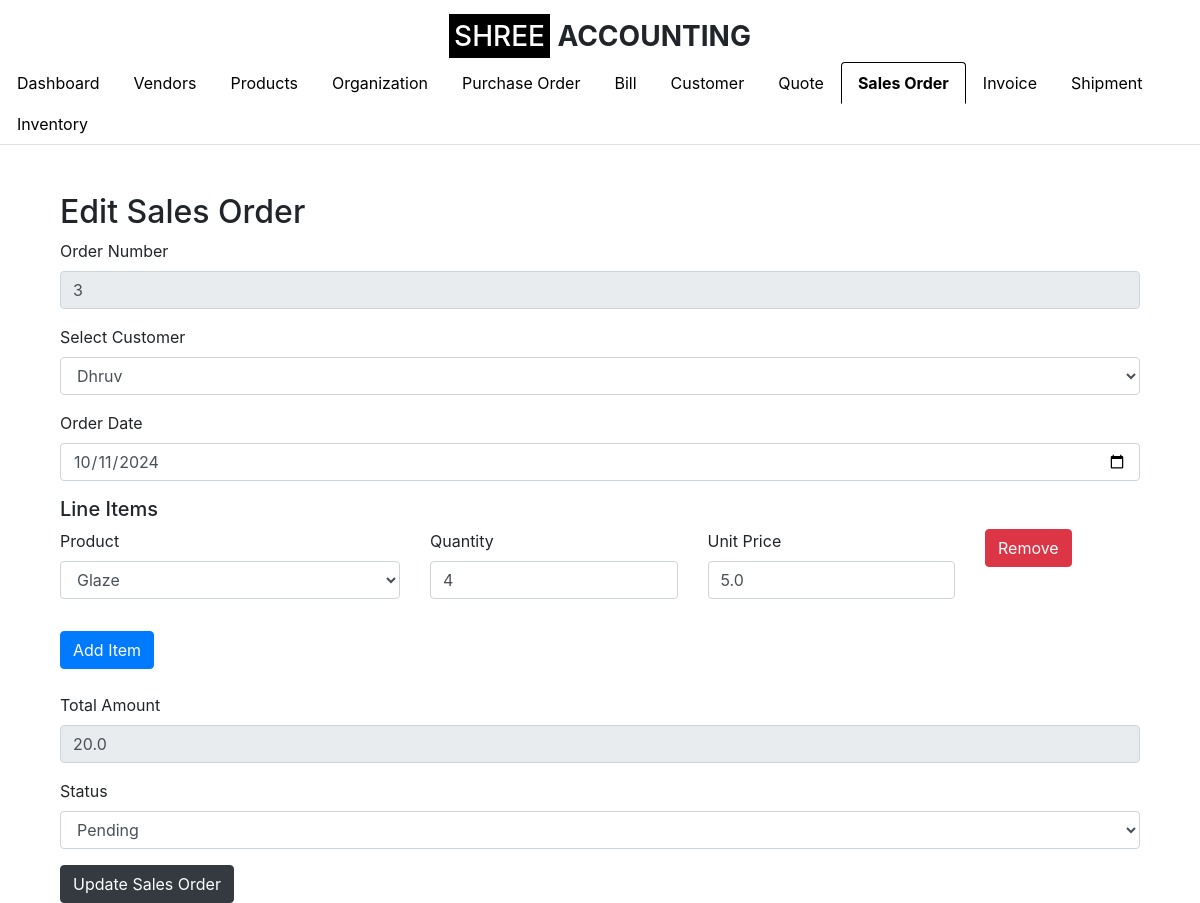
The page /edit_sales_order/3 (signed in) on the database its author committed.
### app.py (models this page shows, shortened)
class SalesOrder(db.Model):
    __tablename__ = 'sales_order'
    id = db.Column(db.Integer, primary_key=True)
    order_number = db.Column(db.String(50), nullable=False, unique=True)
    customer_id = db.Column(db.Integer, db.ForeignKey('customer.id'), nullable=False)
    order_date = db.Column(db.Date, nullable=False)
    total_amount = db.Column(db.Float, nullable=False)
    status = db.Column(db.String(50), nullable=False, default='Draft')
    organization_id = db.Column(db.Integer, db.ForeignKey('setup_organization.id'), nullable=False)
    quote_id = db.Column(db.Integer, db.ForeignKey('quote.id'), nullable=True)  # Nullable if not all Sales Orders are created from Quotes
    invoice_id = db.Column(db.Integer, db.ForeignKey('invoice.id'), nullable=True)  # Nullable if the Sales Order is not invoiced
    customer = db.relationship('Customer', backref=db.backref('sales_orders', lazy=True))
    organization = db.relationship('SetupOrganization', backref=db.backref('sales_orders', lazy=True))
    quote = db.relationship('Quote', backref=db.backref('sales_orders', lazy=True))  # Establish relationship with Quote
    line_items = db.relationship('SalesOrderLineItem', backref='order_ref', lazy=True, cascade="all, delete-orphan")
    invoice = db.relationship('Invoice', backref=db.backref('sales_orders', lazy=True))  # Establish relationship with Invoice

class Customer(db.Model):
    id = db.Column(db.Integer, primary_key=True)
    customer_name = db.Column(db.String(100), nullable=False)
    company_name = db.Column(db.String(100), nullable=False)
    email_id = db.Column(db.String(100), nullable=False)
    phone_number = db.Column(db.String(15), nullable=False)
    address = db.Column(db.String(255), nullable=False)
    gst_number = db.Column(db.String(15), nullable=True)  # GST Number is optional
    organization_id = db.Column(db.Integer, db.ForeignKey('organization.id'), nullable=False)
    organization = db.relationship('Organization', backref=db.backref('customers', lazy=True))

class SalesOrderLineItem(db.Model):
    __tablename__ = 'sales_order_line_item'
    id = db.Column(db.Integer, primary_key=True)
    sales_order_id = db.Column(db.Integer, db.ForeignKey('sales_order.id'), nullable=False)
    product_id = db.Column(db.Integer, db.ForeignKey('product.id'), nullable=False)  # Add product_id as FK
    quantity = db.Column(db.Integer, nullable=False)
    unit_price = db.Column(db.Float, nullable=False)
    product = db.relationship('Product', backref=db.backref('sales_order_line_items', lazy=True))
    sales_order = db.relationship('SalesOrder', backref=db.backref('sales_order_line_items', lazy=True))

class Product(db.Model):
    id = db.Column(db.Integer, primary_key=True)
    product_name = db.Column(db.String(100), nullable=False)
    description = db.Column(db.String(255), nullable=True)
    product_code = db.Column(db.String(50), nullable=False, unique=True)
    sku = db.Column(db.String(50), nullable=True)  # Include SKU
    unit = db.Column(db.String(20), nullable=False)
    category = db.Column(db.String(50), nullable=False)  # e.g., Consumable, Trading, etc.
    product_type = db.Column(db.String(50), nullable=False)  # e.g., Finished Product, Service, Raw Material
    brand = db.Column(db.String(50), nullable=True)
    unit_price = db.Column(db.Float, nullable=False)
    cost_price = db.Column(db.Float, nullable=True)
    quantity_in_stock = db.Column(db.Integer, nullable=False, default=0)
    reorder_level = db.Column(db.Integer, nullable=True, default=10)
    gst_rate = db.Column(db.Float, nullable=True)
    hsn_code = db.Column(db.String(20), nullable=True)
    supplier = db.Column(db.String(100), nullable=True)
    status = db.Column(db.String(20), nullable=False, default='Active')
    created_at = db.Column(db.DateTime, default=datetime.utcnow)
    updated_at = db.Column(db.DateTime, default=datetime.utcnow, onupdate=datetime.utcnow)
    organization_id = db.Column(db.Integer, db.ForeignKey('setup_organization.id'), nullable=False)
    organization = db.relationship('SetupOrganization', backref=db.backref('products', lazy=True))

### app.py (the view)
    def wrap(*args, **kwargs):
        if 'logged_in' in session:
            return f(*args, **kwargs)
        else:
            flash('Please log in first.', 'warning')
            return redirect(url_for('login'))

### app.py (called while the page is built, shortened)
def login_required(f):
    def wrap(*args, **kwargs):
        if 'logged_in' in session:
            return f(*args, **kwargs)
        else:
            flash('Please log in first.', 'warning')
            return redirect(url_for('login'))
    wrap.__name__ = f.__name__
    return wrap

@app.route('/edit_sales_order/<int:sales_order_id>', methods=['GET', 'POST'])
@login_required
def edit_sales_order(sales_order_id):
    organization_id = session.get('organization_id')
    sales_order = SalesOrder.query.filter_by(id=sales_order_id, organization_id=organization_id).first_or_404()
    line_items = SalesOrderLineItem.query.filter_by(sales_order_id=sales_order_id).all()
    print("Line Items Retrieved: ", line_items)
    customers = Customer.query.filter_by(organization_id=organization_id).all()
    products = Product.query.filter_by(organization_id=organization_id).all()  # Get products for organization
    return render_template(
        'edit_sales_order.html',
        sales_order=sales_order,
        line_items=line_items,
        customers=customers,
        products=products,
        show_logo=True,
        active_tab='sales_order'
    )

### templates/edit_sales_order.html (shortened to what this page needs)
{% extends "base.html" %}
{% block content %}
<div class="container mt-5">
    <h2>Edit Sales Order</h2>
    <form method="POST" action="{{ url_for('edit_sales_order', sales_order_id=sales_order.id) }}">
        <div class="form-group">
            <label for="order_number">Order Number</label>
            <input type="text" class="form-control" id="order_number" name="order_number" value="{{ sales_order.order_number }}" readonly>
        </div>
        <div class="form-group">
            <label for="customer_id">Select Customer</label>
            <select class="form-control" id="customer_id" name="customer_id" required>
                {% for customer in customers %}
                <option value="{{ customer.id }}" {% if sales_order.customer_id == customer.id %}selected{% endif %}>
                    {{ customer.customer_name }}
                </option>
                {% endfor %}
            </select>
        </div>
        <div class="form-group">
            <label for="order_date">Order Date</label>
            <input type="date" class="form-control" id="order_date" name="order_date" value="{{ sales_order.order_date }}" required>
        </div>
        <div id="line-items-section">
            <h5>Line Items</h5>
            {% for line_item in line_items %}
            <div class="line-item row mb-3">
                <div class="form-group col-md-4">
                    <label for="product_id_{{ loop.index }}">Product</label>
                    <select class="form-control" name="product_id[]" id="product_id_{{ loop.index }}" required>
                        {% for product in products %}
                        <option value="{{ product.id }}" {% if line_item.product_id == product.id %}selected{% endif %}>
                            {{ product.product_name }}
                        </option>
                        {% endfor %}
                    </select>
                </div>
                <div class="form-group col-md-3">
                    <label for="quantity_{{ loop.index }}">Quantity</label>
                    <input type="number" class="form-control" name="quantity[]" id="quantity_{{ loop.index }}" placeholder="Quantity" min="1" value="{{ line_item.quantity }}" required oninput="calculateTotal()">
                </div>
                <div class="form-group col-md-3">
                    <label for="unit_price_{{ loop.index }}">Unit Price</label>
                    <input type="number" class="form-control" name="unit_price[]" id="unit_price_{{ loop.index }}" placeholder="Unit Price" step="0.01" value="{{ line_item.unit_price }}" required oninput="calculateTotal()">
                </div>
                <div class="form-group col-md-2">
                    <button type="button" class="btn btn-danger remove-item">Remove</button>
                </div>
            </div>
            {% endfor %}
        </div>
        <button type="button" class="btn btn-primary" id="add-item-btn">Add Item</button>
        <div class="form-group mt-4">
            <label for="total_amount">Total Amount</label>
            <input type="number" class="form-control" id="total_amount" name="total_amount" step="0.01" value="{{ sales_order.total_amount }}" required readonly>
        </div>
        <div class="form-group">
            <label for="status">Status</label>
            <select class="form-control" id="status" name="status" required>
                <option value="Pending" {% if sales_order.status == 'Pending' %}selected{% endif %}>Pending</option>
            </select>
        </div>
        <button type="submit" class="btn btn-dark">Update Sales Order</button>
    </form>
</div>
{% endblock %}

### rows shown on the page
SalesOrder: order_number "3", customer_id "Dhruv", order_date "10/11/2024", total_amount "20.0"
SalesOrderLineItem: product.product_name "Glaze", quantity "4", unit_price "5.0"
